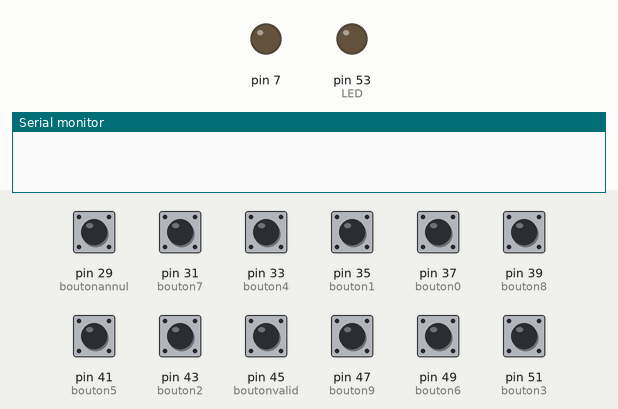
Recording of a sketch running on a simulated Arduino Mega 2560, built with avr-gcc and run on an emulated ATmega2560. On the bench: output pins drawn as LEDs (lit = HIGH), the last lines printed to the serial monitor. Inputs (shaded band) come from the test bench; at power-on: pin 29 (boutonannul), pin 31 (bouton7), pin 33 (bouton4), pin 35 (bouton1), pin 37 (bouton0), pin 39 (bouton8), pin 41 (bouton5), pin 43 (bouton2), pin 45 (boutonvalid), pin 47 (bouton9), pin 49 (bouton6), pin 51 (bouton3) HIGH.

Above: at 1.2 s.
1.3 s: pin 31 (bouton7) pulled LOW for 0.15 s
At 2.6 s:
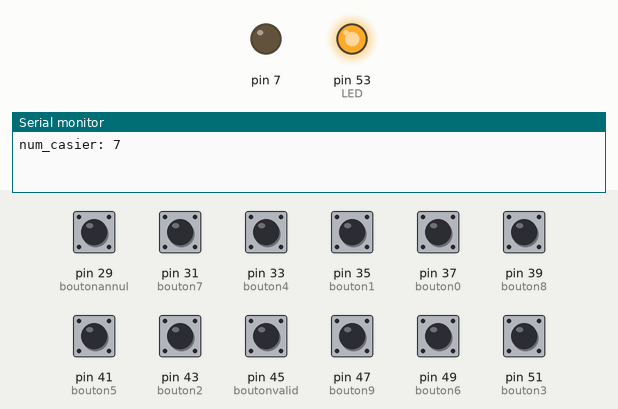
2.9 s: pin 29 (boutonannul) pulled LOW for 0.15 s
At 3.3 s:
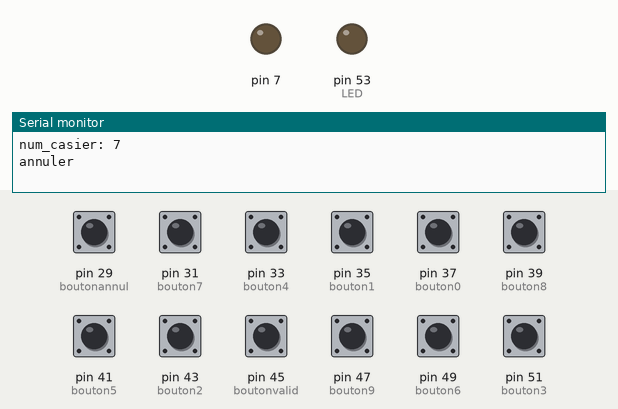
4.5 s: pin 31 (bouton7) pulled LOW for 1 s
At 6.3 s:
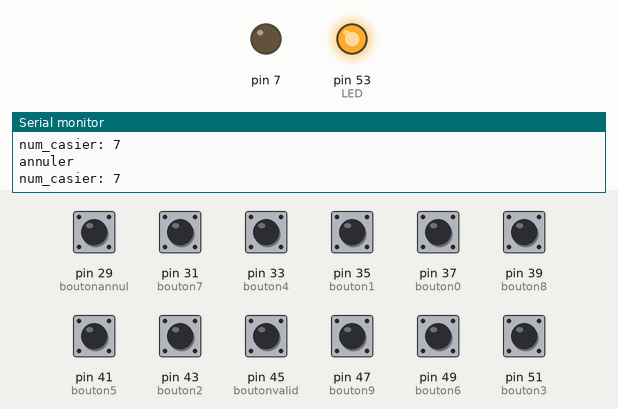
8.6 s: pin 45 (boutonvalid) pulled LOW for 0.15 s
At 9.9 s:
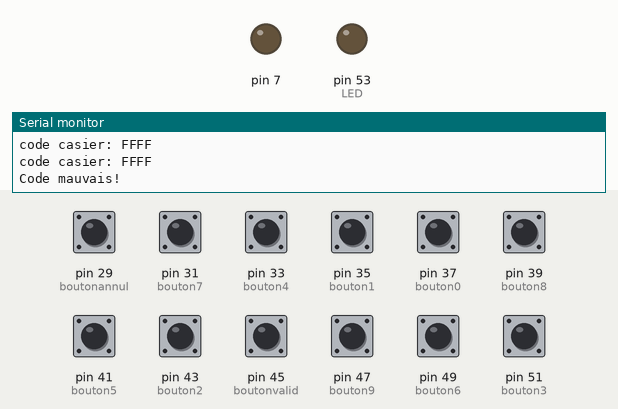
10.2 s: pin 33 (bouton4) pulled LOW for 1 s
At 11.9 s:
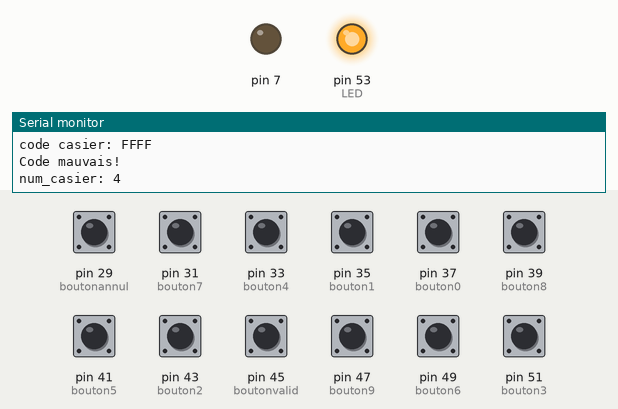
Timing chart, 0 to 13.4 s (numbered marks = the images above; inputs shaded):
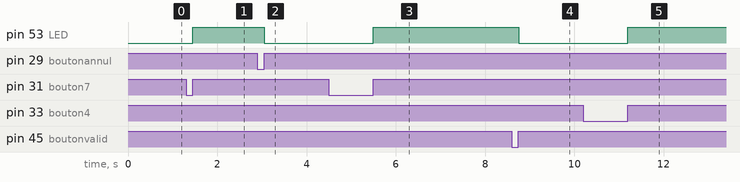

Measured:
- after the input at 1.3 s, pin 53 (LED): LOW → HIGH after 0.15 s
- after the input at 2.9 s, pin 53 (LED): HIGH → LOW after 0.15 s
- after the input at 4.5 s, pin 53 (LED): LOW → HIGH after 1.0 s
- after the input at 8.6 s, pin 53 (LED): HIGH → LOW after 0.15 s
- after the input at 10.2 s, pin 53 (LED): LOW → HIGH after 1.0 s

The sketch:

casiers_cvelec.ino
```cpp
#include <EEPROM.h>


#define bouton0 37
#define bouton1 35
#define bouton2 43
#define bouton3 51
#define bouton4 33
#define bouton5 41
#define bouton6 49
#define bouton7 31
#define bouton8 39
#define bouton9 47
#define boutonvalid 45
#define boutonannul 29

#define LED 53

#define servo_casier1 20
#define servo_casier2 20
#define servo_casier3 20
#define servo_casier4 20
#define servo_casier5 20
#define servo_casier6 20

int etat ;
unsigned int code ;
int num_casier ;
int valeur_bouton ;
unsigned int code_saisit;


void setup() {
  // put your setup code here, to run once:
  pinMode(bouton0, INPUT_PULLUP) ;
  pinMode(bouton1, INPUT_PULLUP) ;
  pinMode(bouton2, INPUT_PULLUP) ;
  pinMode(bouton3, INPUT_PULLUP) ;
  pinMode(bouton4, INPUT_PULLUP) ;
  pinMode(bouton5, INPUT_PULLUP) ;
  pinMode(bouton6, INPUT_PULLUP) ;
  pinMode(bouton7, INPUT_PULLUP) ;
  pinMode(bouton8, INPUT_PULLUP) ;
  pinMode(bouton9, INPUT_PULLUP) ;
  pinMode(boutonvalid, INPUT_PULLUP) ;
  pinMode(boutonannul, INPUT_PULLUP) ;

  pinMode(LED, OUTPUT) ;
  pinMode(7, OUTPUT) ;
  digitalWrite(7, LOW) ;
  Serial.begin(9600) ;

  etat = 1 ;


}

void loop() {
  switch (etat) {
    case 1:
      num_casier = -1 ;
      while (num_casier < 0) {
        num_casier = which_button() ;
      }
      Serial.print("num_casier: ") ; Serial.println(num_casier) ;
      digitalWrite(LED, HIGH) ;
      code = get_code() ;
      if (valeur_bouton == -3){
        digitalWrite(LED, LOW) ;
        break;
      }

      Serial.print("Code saisit: ") ; Serial.println(code, HEX) ;
      if (check_code(code, num_casier)) {
        digitalWrite(LED, LOW) ;
        Serial.println("Code bon!") ;
      }
      else if (check_code(code, 10)) {
        Serial.println("Code C-velec!") ;
        digitalWrite(LED, LOW) ;
      }
      else  {
        Serial.println("Code mauvais!") ;
        digitalWrite(LED, LOW) ;
      }

      //digitalWrite(LED,LOW) ;
      break ;
    default:
      break ;
  }
}


// put your main code here, to run repeatedly:
//unsigned int code = get_code() ;
//Serial.print("code: ") ; Serial.println(code, HEX) ;


int which_button() {
  if  (digitalRead(bouton0) == 0) {
    while (digitalRead(bouton0) == 0) ;
    return 0 ;
  }
  else if  (digitalRead(bouton1) == 0) {
    while (digitalRead(bouton1) == 0) ;
    return 1 ;
  }
  else if  (digitalRead(bouton2) == 0) {
    while (digitalRead(bouton2) == 0) ;
    return 2 ;
  }
  else if  (digitalRead(bouton3) == 0) {
    while (digitalRead(bouton3) == 0) ;
    return 3 ;
  }
  else if  (digitalRead(bouton4) == 0) {
    while (digitalRead(bouton4) == 0) ;
    return 4 ;
  }
  else if  (digitalRead(bouton5) == 0) {
    while (digitalRead(bouton5) == 0) ;
    return 5 ;
  }
  else if  (digitalRead(bouton6) == 0) {
    while (digitalRead(bouton6) == 0) ;
    return 6;
  }
  else if  (digitalRead(bouton7) == 0) {
    while (digitalRead(bouton7) == 0) ;
    return 7 ;
  }
  else if  (digitalRead(bouton8) == 0) {
    while (digitalRead(bouton8) == 0) ;
    return 8 ;
  }
  else if  (digitalRead(bouton9) == 0) {
    while (digitalRead(bouton9) == 0) ;
    return 9 ;
  }
  else if  (digitalRead(boutonvalid) == 0) {
    while (digitalRead(boutonvalid) == 0) ;
    return -2 ;
  }
  else if  (digitalRead(boutonannul) == 0) {
    while (digitalRead(boutonannul) == 0) ;
    return -3 ;
  }
  else
    return -1 ;
}

unsigned int get_code() {
  static unsigned int clic_counter = 0 ; // compte le nombre de clic sur les boutons
  code_saisit = 0 ;
  int valider = 0 ;
  while (valider != -2 ) {
    valeur_bouton = which_button() ;
    if (valeur_bouton >= 0 & clic_counter < 4) {
      Serial.print("Bouton: ") ; Serial.println(valeur_bouton) ;
      code_saisit = code_saisit ^ (valeur_bouton << (clic_counter * 4)) ; // créer le code avec les 4 chiffres
      clic_counter++ ;
    }
    if (valeur_bouton == -3) {
      //clic_counter = 0 ;
      Serial.println("annuler") ;
      break;
    }
    valider = valeur_bouton ;

  }
  clic_counter = 0 ;
  return code_saisit ;
}

void ouvrir_casier(int numero_casier) {

}

bool check_code(unsigned int code, unsigned int num_casier) {
  unsigned int saved_code ;
  EEPROM.get(num_casier * sizeof(int) - sizeof(int), saved_code);
  Serial.print("code casier: ") ; Serial.println(saved_code, HEX) ;
  if (code == saved_code)
    return true ;
  else
    return false ;
}
```
